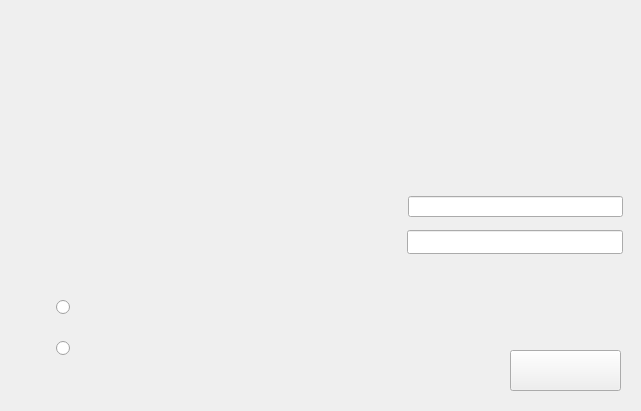
<?xml version="1.0" encoding="UTF-8"?>
<ui version="4.0">
 <class>MainWindow</class>
 <widget class="QMainWindow" name="MainWindow">
  <property name="geometry">
   <rect>
    <x>0</x>
    <y>0</y>
    <width>641</width>
    <height>411</height>
   </rect>
  </property>
  <property name="minimumSize">
   <size>
    <width>641</width>
    <height>411</height>
   </size>
  </property>
  <property name="maximumSize">
   <size>
    <width>641</width>
    <height>411</height>
   </size>
  </property>
  <property name="windowTitle">
   <string>MainWindow</string>
  </property>
  <property name="styleSheet">
   <string notr="true"/>
  </property>
  <widget class="QWidget" name="centralWidget">
   <widget class="QStackedWidget" name="stackedWidget">
    <property name="geometry">
     <rect>
      <x>0</x>
      <y>0</y>
      <width>651</width>
      <height>411</height>
     </rect>
    </property>
    <property name="styleSheet">
     <string notr="true"/>
    </property>
    <property name="currentIndex">
     <number>0</number>
    </property>
    <widget class="QWidget" name="Page1">
     <property name="styleSheet">
      <string notr="true"/>
     </property>
     <widget class="QLabel" name="label">
      <property name="geometry">
       <rect>
        <x>0</x>
        <y>0</y>
        <width>641</width>
        <height>411</height>
       </rect>
      </property>
      <property name="styleSheet">
       <string notr="true">border-image: url(:/Desktop/layouts/Inicial geral.jpg);</string>
      </property>
      <property name="text">
       <string>&lt;html&gt;&lt;head/&gt;&lt;body&gt;&lt;p&gt;&lt;br/&gt;&lt;/p&gt;&lt;p&gt;&lt;br/&gt;&lt;/p&gt;&lt;/body&gt;&lt;/html&gt;</string>
      </property>
     </widget>
     <widget class="QPushButton" name="confirmar1">
      <property name="geometry">
       <rect>
        <x>510</x>
        <y>350</y>
        <width>111</width>
        <height>41</height>
       </rect>
      </property>
      <property name="font">
       <font>
        <pointsize>12</pointsize>
       </font>
      </property>
      <property name="toolTip">
       <string>QPushButton {background: transparent;}</string>
      </property>
      <property name="styleSheet">
       <string notr="true">QPushButton {background: transparent;}rgb(255, 255, 255)</string>
      </property>
      <property name="text">
       <string/>
      </property>
     </widget>
     <widget class="QLineEdit" name="senha">
      <property name="geometry">
       <rect>
        <x>407</x>
        <y>230</y>
        <width>216</width>
        <height>24</height>
       </rect>
      </property>
      <property name="tabletTracking">
       <bool>true</bool>
      </property>
      <property name="echoMode">
       <enum>QLineEdit::Password</enum>
      </property>
     </widget>
     <widget class="QLineEdit" name="login">
      <property name="geometry">
       <rect>
        <x>408</x>
        <y>196</y>
        <width>215</width>
        <height>21</height>
       </rect>
      </property>
      <property name="tabletTracking">
       <bool>false</bool>
      </property>
     </widget>
     <widget class="QRadioButton" name="opGerente">
      <property name="geometry">
       <rect>
        <x>56</x>
        <y>299</y>
        <width>29</width>
        <height>16</height>
       </rect>
      </property>
      <property name="font">
       <font>
        <pointsize>12</pointsize>
       </font>
      </property>
      <property name="text">
       <string/>
      </property>
     </widget>
     <widget class="QRadioButton" name="opAtendente">
      <property name="geometry">
       <rect>
        <x>56</x>
        <y>340</y>
        <width>16</width>
        <height>16</height>
       </rect>
      </property>
      <property name="font">
       <font>
        <pointsize>12</pointsize>
       </font>
      </property>
      <property name="whatsThis">
       <string>&lt;html&gt;&lt;head/&gt;&lt;body&gt;&lt;p&gt;&lt;br/&gt;&lt;/p&gt;&lt;/body&gt;&lt;/html&gt;</string>
      </property>
      <property name="text">
       <string/>
      </property>
     </widget>
    </widget>
    <widget class="QWidget" name="Page2">
     <widget class="QLabel" name="label_4">
      <property name="geometry">
       <rect>
        <x>0</x>
        <y>0</y>
        <width>641</width>
        <height>411</height>
       </rect>
      </property>
      <property name="styleSheet">
       <string notr="true">border-image: url(:/Desktop/layouts/Inicial atendente.jpg);</string>
      </property>
      <property name="text">
       <string>&lt;html&gt;&lt;head/&gt;&lt;body&gt;&lt;p&gt;&lt;br/&gt;&lt;/p&gt;&lt;p&gt;&lt;br/&gt;&lt;/p&gt;&lt;/body&gt;&lt;/html&gt;</string>
      </property>
     </widget>
     <widget class="QRadioButton" name="cad_cliente">
      <property name="geometry">
       <rect>
        <x>46</x>
        <y>149</y>
        <width>82</width>
        <height>17</height>
       </rect>
      </property>
      <property name="text">
       <string/>
      </property>
     </widget>
     <widget class="QRadioButton" name="lista_clientes">
      <property name="geometry">
       <rect>
        <x>46</x>
        <y>187</y>
        <width>82</width>
        <height>17</height>
       </rect>
      </property>
      <property name="text">
       <string/>
      </property>
     </widget>
     <widget class="QRadioButton" name="diag">
      <property name="geometry">
       <rect>
        <x>46</x>
        <y>222</y>
        <width>82</width>
        <height>17</height>
       </rect>
      </property>
      <property name="text">
       <string/>
      </property>
     </widget>
     <widget class="QPushButton" name="confpg2">
      <property name="geometry">
       <rect>
        <x>510</x>
        <y>350</y>
        <width>111</width>
        <height>41</height>
       </rect>
      </property>
      <property name="font">
       <font>
        <pointsize>12</pointsize>
       </font>
      </property>
      <property name="toolTip">
       <string>QPushButton {background: transparent;}</string>
      </property>
      <property name="styleSheet">
       <string notr="true">QPushButton {background: transparent;}rgb(255, 255, 255)</string>
      </property>
      <property name="text">
       <string/>
      </property>
     </widget>
     <widget class="QPushButton" name="atenvoltar">
      <property name="geometry">
       <rect>
        <x>20</x>
        <y>350</y>
        <width>111</width>
        <height>41</height>
       </rect>
      </property>
      <property name="font">
       <font>
        <pointsize>12</pointsize>
       </font>
      </property>
      <property name="toolTip">
       <string>QPushButton {background: transparent;}</string>
      </property>
      <property name="styleSheet">
       <string notr="true">QPushButton {background: transparent;}rgb(255, 255, 255)</string>
      </property>
      <property name="text">
       <string/>
      </property>
     </widget>
    </widget>
    <widget class="QWidget" name="Page3">
     <widget class="QLabel" name="label_3">
      <property name="geometry">
       <rect>
        <x>0</x>
        <y>0</y>
        <width>641</width>
        <height>411</height>
       </rect>
      </property>
      <property name="styleSheet">
       <string notr="true">border-image: url(:/Desktop/layouts/op 1 - atendente.jpg);</string>
      </property>
      <property name="text">
       <string>TextLabel</string>
      </property>
     </widget>
     <widget class="QLineEdit" name="cli_nome">
      <property name="geometry">
       <rect>
        <x>104</x>
        <y>156</y>
        <width>216</width>
        <height>20</height>
       </rect>
      </property>
     </widget>
     <widget class="QLineEdit" name="cli_cpf">
      <property name="geometry">
       <rect>
        <x>107</x>
        <y>197</y>
        <width>212</width>
        <height>20</height>
       </rect>
      </property>
     </widget>
     <widget class="QLineEdit" name="cli_rg">
      <property name="geometry">
       <rect>
        <x>107</x>
        <y>239</y>
        <width>210</width>
        <height>20</height>
       </rect>
      </property>
     </widget>
     <widget class="QLineEdit" name="cli_contato">
      <property name="geometry">
       <rect>
        <x>105</x>
        <y>279</y>
        <width>211</width>
        <height>20</height>
       </rect>
      </property>
     </widget>
     <widget class="QPushButton" name="pushButton_2">
      <property name="geometry">
       <rect>
        <x>510</x>
        <y>350</y>
        <width>111</width>
        <height>41</height>
       </rect>
      </property>
      <property name="font">
       <font>
        <pointsize>12</pointsize>
       </font>
      </property>
      <property name="toolTip">
       <string>QPushButton {background: transparent;}</string>
      </property>
      <property name="styleSheet">
       <string notr="true">QPushButton {background: transparent;}rgb(255, 255, 255)</string>
      </property>
      <property name="text">
       <string/>
      </property>
     </widget>
     <widget class="QPushButton" name="pushButton">
      <property name="geometry">
       <rect>
        <x>20</x>
        <y>350</y>
        <width>111</width>
        <height>41</height>
       </rect>
      </property>
      <property name="font">
       <font>
        <pointsize>12</pointsize>
       </font>
      </property>
      <property name="toolTip">
       <string>QPushButton {background: transparent;}</string>
      </property>
      <property name="styleSheet">
       <string notr="true">QPushButton {background: transparent;}rgb(255, 255, 255)</string>
      </property>
      <property name="text">
       <string/>
      </property>
     </widget>
    </widget>
    <widget class="QWidget" name="Page4">
     <widget class="QLabel" name="label_5">
      <property name="geometry">
       <rect>
        <x>0</x>
        <y>0</y>
        <width>641</width>
        <height>411</height>
       </rect>
      </property>
      <property name="styleSheet">
       <string notr="true">border-image: url(:/Desktop/layouts/op 1.2 - atendente.jpg);</string>
      </property>
      <property name="text">
       <string/>
      </property>
     </widget>
     <widget class="QLineEdit" name="cli_carro">
      <property name="geometry">
       <rect>
        <x>153</x>
        <y>155</y>
        <width>141</width>
        <height>20</height>
       </rect>
      </property>
     </widget>
     <widget class="QLineEdit" name="car_marca">
      <property name="geometry">
       <rect>
        <x>154</x>
        <y>196</y>
        <width>138</width>
        <height>20</height>
       </rect>
      </property>
     </widget>
     <widget class="QLineEdit" name="car_placa">
      <property name="geometry">
       <rect>
        <x>155</x>
        <y>239</y>
        <width>136</width>
        <height>20</height>
       </rect>
      </property>
     </widget>
     <widget class="QLineEdit" name="car_ano">
      <property name="geometry">
       <rect>
        <x>157</x>
        <y>279</y>
        <width>133</width>
        <height>20</height>
       </rect>
      </property>
     </widget>
     <widget class="QPushButton" name="pushButton_4">
      <property name="geometry">
       <rect>
        <x>510</x>
        <y>350</y>
        <width>111</width>
        <height>41</height>
       </rect>
      </property>
      <property name="font">
       <font>
        <pointsize>12</pointsize>
       </font>
      </property>
      <property name="toolTip">
       <string>QPushButton {background: transparent;}</string>
      </property>
      <property name="styleSheet">
       <string notr="true">QPushButton {background: transparent;}rgb(255, 255, 255)</string>
      </property>
      <property name="text">
       <string/>
      </property>
     </widget>
     <widget class="QPushButton" name="pushButton_3">
      <property name="geometry">
       <rect>
        <x>20</x>
        <y>350</y>
        <width>121</width>
        <height>41</height>
       </rect>
      </property>
      <property name="font">
       <font>
        <pointsize>12</pointsize>
       </font>
      </property>
      <property name="toolTip">
       <string>QPushButton {background: transparent;}</string>
      </property>
      <property name="styleSheet">
       <string notr="true">QPushButton {background: transparent;}rgb(255, 255, 255)</string>
      </property>
      <property name="text">
       <string/>
      </property>
     </widget>
    </widget>
    <widget class="QWidget" name="Page5">
     <widget class="QLabel" name="label_9">
      <property name="geometry">
       <rect>
        <x>0</x>
        <y>0</y>
        <width>641</width>
        <height>411</height>
       </rect>
      </property>
      <property name="styleSheet">
       <string notr="true">border-image: url(:/Desktop/layouts/Clientes cadastrados 2.jpg);</string>
      </property>
      <property name="text">
       <string/>
      </property>
     </widget>
     <widget class="QTableView" name="cli_cadastrados">
      <property name="geometry">
       <rect>
        <x>30</x>
        <y>80</y>
        <width>391</width>
        <height>261</height>
       </rect>
      </property>
     </widget>
     <widget class="QPushButton" name="pushButton_6">
      <property name="geometry">
       <rect>
        <x>510</x>
        <y>350</y>
        <width>121</width>
        <height>41</height>
       </rect>
      </property>
      <property name="font">
       <font>
        <pointsize>12</pointsize>
       </font>
      </property>
      <property name="toolTip">
       <string>QPushButton {background: transparent;}</string>
      </property>
      <property name="styleSheet">
       <string notr="true">QPushButton {background: transparent;}rgb(255, 255, 255)</string>
      </property>
      <property name="text">
       <string/>
      </property>
     </widget>
     <widget class="QPushButton" name="pushButton_5">
      <property name="geometry">
       <rect>
        <x>20</x>
        <y>350</y>
        <width>121</width>
        <height>41</height>
       </rect>
      </property>
      <property name="font">
       <font>
        <pointsize>12</pointsize>
       </font>
      </property>
      <property name="toolTip">
       <string>QPushButton {background: transparent;}</string>
      </property>
      <property name="styleSheet">
       <string notr="true">QPushButton {background: transparent;}rgb(255, 255, 255)</string>
      </property>
      <property name="text">
       <string/>
      </property>
     </widget>
    </widget>
    <widget class="QWidget" name="Page6">
     <widget class="QLabel" name="label_11">
      <property name="geometry">
       <rect>
        <x>0</x>
        <y>0</y>
        <width>641</width>
        <height>411</height>
       </rect>
      </property>
      <property name="styleSheet">
       <string notr="true">border-image: url(:/Desktop/diag.jpg);</string>
      </property>
      <property name="text">
       <string/>
      </property>
     </widget>
     <widget class="QCheckBox" name="checkBox3">
      <property name="geometry">
       <rect>
        <x>44</x>
        <y>187</y>
        <width>68</width>
        <height>17</height>
       </rect>
      </property>
      <property name="text">
       <string/>
      </property>
     </widget>
     <widget class="QCheckBox" name="checkBox7">
      <property name="geometry">
       <rect>
        <x>364</x>
        <y>157</y>
        <width>70</width>
        <height>17</height>
       </rect>
      </property>
      <property name="text">
       <string/>
      </property>
     </widget>
     <widget class="QCheckBox" name="checkBox5">
      <property name="geometry">
       <rect>
        <x>44</x>
        <y>261</y>
        <width>70</width>
        <height>17</height>
       </rect>
      </property>
      <property name="text">
       <string/>
      </property>
     </widget>
     <widget class="QCheckBox" name="checkBox6">
      <property name="geometry">
       <rect>
        <x>365</x>
        <y>124</y>
        <width>70</width>
        <height>17</height>
       </rect>
      </property>
      <property name="text">
       <string/>
      </property>
     </widget>
     <widget class="QCheckBox" name="checkBox4">
      <property name="geometry">
       <rect>
        <x>43</x>
        <y>223</y>
        <width>70</width>
        <height>17</height>
       </rect>
      </property>
      <property name="text">
       <string/>
      </property>
     </widget>
     <widget class="QCheckBox" name="checkBox1">
      <property name="geometry">
       <rect>
        <x>43</x>
        <y>125</y>
        <width>70</width>
        <height>17</height>
       </rect>
      </property>
      <property name="text">
       <string/>
      </property>
      <property name="checked">
       <bool>false</bool>
      </property>
     </widget>
     <widget class="QCheckBox" name="checkBox2">
      <property name="geometry">
       <rect>
        <x>43</x>
        <y>154</y>
        <width>68</width>
        <height>17</height>
       </rect>
      </property>
      <property name="text">
       <string/>
      </property>
     </widget>
     <widget class="QCheckBox" name="checkBox8">
      <property name="geometry">
       <rect>
        <x>365</x>
        <y>192</y>
        <width>70</width>
        <height>17</height>
       </rect>
      </property>
      <property name="text">
       <string/>
      </property>
     </widget>
     <widget class="QCheckBox" name="checkBox9">
      <property name="geometry">
       <rect>
        <x>365</x>
        <y>230</y>
        <width>70</width>
        <height>17</height>
       </rect>
      </property>
      <property name="text">
       <string/>
      </property>
     </widget>
     <widget class="QCheckBox" name="checkBox10">
      <property name="geometry">
       <rect>
        <x>364</x>
        <y>266</y>
        <width>70</width>
        <height>17</height>
       </rect>
      </property>
      <property name="text">
       <string/>
      </property>
     </widget>
     <widget class="QPushButton" name="pushButton_15">
      <property name="geometry">
       <rect>
        <x>20</x>
        <y>350</y>
        <width>121</width>
        <height>41</height>
       </rect>
      </property>
      <property name="font">
       <font>
        <pointsize>12</pointsize>
       </font>
      </property>
      <property name="toolTip">
       <string>QPushButton {background: transparent;}</string>
      </property>
      <property name="styleSheet">
       <string notr="true">QPushButton {background: transparent;}rgb(255, 255, 255)</string>
      </property>
      <property name="text">
       <string/>
      </property>
     </widget>
     <widget class="QPushButton" name="pushButton_16">
      <property name="geometry">
       <rect>
        <x>500</x>
        <y>350</y>
        <width>121</width>
        <height>41</height>
       </rect>
      </property>
      <property name="font">
       <font>
        <pointsize>12</pointsize>
       </font>
      </property>
      <property name="toolTip">
       <string>QPushButton {background: transparent;}</string>
      </property>
      <property name="styleSheet">
       <string notr="true">QPushButton {background: transparent;}rgb(255, 255, 255)</string>
      </property>
      <property name="text">
       <string/>
      </property>
     </widget>
     <zorder>label_11</zorder>
     <zorder>checkBox3</zorder>
     <zorder>checkBox7</zorder>
     <zorder>checkBox5</zorder>
     <zorder>checkBox6</zorder>
     <zorder>checkBox4</zorder>
     <zorder>checkBox2</zorder>
     <zorder>checkBox1</zorder>
     <zorder>checkBox8</zorder>
     <zorder>checkBox9</zorder>
     <zorder>checkBox10</zorder>
     <zorder>pushButton_15</zorder>
     <zorder>pushButton_16</zorder>
    </widget>
    <widget class="QWidget" name="Page7">
     <widget class="QWidget" name="layoutWidget">
      <property name="geometry">
       <rect>
        <x>80</x>
        <y>145</y>
        <width>241</width>
        <height>256</height>
       </rect>
      </property>
      <layout class="QVBoxLayout" name="verticalLayout">
       <item>
        <widget class="QLabel" name="label_12">
         <property name="styleSheet">
          <string notr="true">font: 14pt &quot;MS Shell Dlg 2&quot;;</string>
         </property>
         <property name="text">
          <string>&lt;html&gt;&lt;head/&gt;&lt;body&gt;&lt;p&gt;&lt;br/&gt;&lt;/p&gt;&lt;/body&gt;&lt;/html&gt;</string>
         </property>
        </widget>
       </item>
       <item>
        <widget class="QLabel" name="label_13">
         <property name="styleSheet">
          <string notr="true">font: 14pt &quot;MS Shell Dlg 2&quot;;</string>
         </property>
         <property name="text">
          <string>&lt;html&gt;&lt;head/&gt;&lt;body&gt;&lt;p&gt;&lt;br/&gt;&lt;/p&gt;&lt;/body&gt;&lt;/html&gt;</string>
         </property>
        </widget>
       </item>
       <item>
        <widget class="QLabel" name="label_14">
         <property name="styleSheet">
          <string notr="true">font: 14pt &quot;MS Shell Dlg 2&quot;;</string>
         </property>
         <property name="text">
          <string>&lt;html&gt;&lt;head/&gt;&lt;body&gt;&lt;p&gt;&lt;br/&gt;&lt;/p&gt;&lt;/body&gt;&lt;/html&gt;</string>
         </property>
        </widget>
       </item>
       <item>
        <widget class="QLabel" name="label_15">
         <property name="styleSheet">
          <string notr="true">font: 14pt &quot;MS Shell Dlg 2&quot;;</string>
         </property>
         <property name="text">
          <string>&lt;html&gt;&lt;head/&gt;&lt;body&gt;&lt;p&gt;&lt;br/&gt;&lt;/p&gt;&lt;/body&gt;&lt;/html&gt;</string>
         </property>
        </widget>
       </item>
       <item>
        <widget class="QLabel" name="label_16">
         <property name="styleSheet">
          <string notr="true">font: 14pt &quot;MS Shell Dlg 2&quot;;</string>
         </property>
         <property name="text">
          <string>&lt;html&gt;&lt;head/&gt;&lt;body&gt;&lt;p&gt;&lt;br/&gt;&lt;/p&gt;&lt;/body&gt;&lt;/html&gt;</string>
         </property>
        </widget>
       </item>
      </layout>
     </widget>
     <widget class="QLabel" name="label_22">
      <property name="geometry">
       <rect>
        <x>0</x>
        <y>0</y>
        <width>641</width>
        <height>411</height>
       </rect>
      </property>
      <property name="styleSheet">
       <string notr="true">border-image: url(:/Desktop/vvv.jpg);</string>
      </property>
      <property name="text">
       <string/>
      </property>
     </widget>
     <widget class="QPushButton" name="pushButton_17">
      <property name="geometry">
       <rect>
        <x>20</x>
        <y>350</y>
        <width>121</width>
        <height>41</height>
       </rect>
      </property>
      <property name="font">
       <font>
        <pointsize>12</pointsize>
       </font>
      </property>
      <property name="toolTip">
       <string>QPushButton {background: transparent;}</string>
      </property>
      <property name="styleSheet">
       <string notr="true">QPushButton {background: transparent;}rgb(255, 255, 255)</string>
      </property>
      <property name="text">
       <string/>
      </property>
     </widget>
     <widget class="QLabel" name="label_17">
      <property name="geometry">
       <rect>
        <x>360</x>
        <y>150</y>
        <width>219</width>
        <height>31</height>
       </rect>
      </property>
      <property name="styleSheet">
       <string notr="true">font: 14pt &quot;MS Shell Dlg 2&quot;;</string>
      </property>
      <property name="text">
       <string>TextLabel</string>
      </property>
     </widget>
     <widget class="QLabel" name="label_18">
      <property name="geometry">
       <rect>
        <x>360</x>
        <y>180</y>
        <width>211</width>
        <height>31</height>
       </rect>
      </property>
      <property name="styleSheet">
       <string notr="true">font: 14pt &quot;MS Shell Dlg 2&quot;;</string>
      </property>
      <property name="text">
       <string>TextLabel</string>
      </property>
     </widget>
     <widget class="QLabel" name="label_19">
      <property name="geometry">
       <rect>
        <x>360</x>
        <y>220</y>
        <width>219</width>
        <height>31</height>
       </rect>
      </property>
      <property name="styleSheet">
       <string notr="true">font: 14pt &quot;MS Shell Dlg 2&quot;;</string>
      </property>
      <property name="text">
       <string>TextLabel</string>
      </property>
     </widget>
     <widget class="QLabel" name="label_20">
      <property name="geometry">
       <rect>
        <x>360</x>
        <y>260</y>
        <width>211</width>
        <height>31</height>
       </rect>
      </property>
      <property name="styleSheet">
       <string notr="true">font: 14pt &quot;MS Shell Dlg 2&quot;;</string>
      </property>
      <property name="text">
       <string>TextLabel</string>
      </property>
     </widget>
     <widget class="QTableView" name="tableView">
      <property name="geometry">
       <rect>
        <x>70</x>
        <y>130</y>
        <width>531</width>
        <height>221</height>
       </rect>
      </property>
     </widget>
     <widget class="QLabel" name="label_21">
      <property name="geometry">
       <rect>
        <x>360</x>
        <y>300</y>
        <width>211</width>
        <height>31</height>
       </rect>
      </property>
      <property name="styleSheet">
       <string notr="true">font: 14pt &quot;MS Shell Dlg 2&quot;;</string>
      </property>
      <property name="text">
       <string>TextLabel</string>
      </property>
     </widget>
     <zorder>label_22</zorder>
     <zorder>tableView</zorder>
     <zorder>layoutWidget</zorder>
     <zorder>pushButton_17</zorder>
     <zorder>label_17</zorder>
     <zorder>label_19</zorder>
     <zorder>label_18</zorder>
     <zorder>label_20</zorder>
     <zorder>label_21</zorder>
    </widget>
    <widget class="QWidget" name="Page8">
     <widget class="QLabel" name="label_7">
      <property name="geometry">
       <rect>
        <x>0</x>
        <y>0</y>
        <width>641</width>
        <height>411</height>
       </rect>
      </property>
      <property name="styleSheet">
       <string notr="true">border-image: url(:/Desktop/layouts/Inicial gerente.jpg);</string>
      </property>
      <property name="text">
       <string/>
      </property>
     </widget>
     <widget class="QRadioButton" name="cad_ate">
      <property name="geometry">
       <rect>
        <x>46</x>
        <y>149</y>
        <width>82</width>
        <height>17</height>
       </rect>
      </property>
      <property name="text">
       <string/>
      </property>
     </widget>
     <widget class="QRadioButton" name="lista_ate">
      <property name="geometry">
       <rect>
        <x>46</x>
        <y>187</y>
        <width>82</width>
        <height>17</height>
       </rect>
      </property>
      <property name="text">
       <string/>
      </property>
     </widget>
     <widget class="QRadioButton" name="mostra_est">
      <property name="geometry">
       <rect>
        <x>47</x>
        <y>222</y>
        <width>82</width>
        <height>17</height>
       </rect>
      </property>
      <property name="text">
       <string/>
      </property>
     </widget>
     <widget class="QPushButton" name="pushButton_8">
      <property name="geometry">
       <rect>
        <x>510</x>
        <y>350</y>
        <width>121</width>
        <height>41</height>
       </rect>
      </property>
      <property name="font">
       <font>
        <pointsize>12</pointsize>
       </font>
      </property>
      <property name="toolTip">
       <string>QPushButton {background: transparent;}</string>
      </property>
      <property name="styleSheet">
       <string notr="true">QPushButton {background: transparent;}rgb(255, 255, 255)</string>
      </property>
      <property name="text">
       <string/>
      </property>
     </widget>
     <widget class="QPushButton" name="pushButton_7">
      <property name="geometry">
       <rect>
        <x>20</x>
        <y>350</y>
        <width>121</width>
        <height>41</height>
       </rect>
      </property>
      <property name="font">
       <font>
        <pointsize>12</pointsize>
       </font>
      </property>
      <property name="toolTip">
       <string>QPushButton {background: transparent;}</string>
      </property>
      <property name="styleSheet">
       <string notr="true">QPushButton {background: transparent;}rgb(255, 255, 255)</string>
      </property>
      <property name="text">
       <string/>
      </property>
     </widget>
    </widget>
    <widget class="QWidget" name="Page9">
     <widget class="QLabel" name="label_2">
      <property name="geometry">
       <rect>
        <x>0</x>
        <y>0</y>
        <width>641</width>
        <height>411</height>
       </rect>
      </property>
      <property name="styleSheet">
       <string notr="true">border-image: url(:/Desktop/layouts/op 1 - gerente.jpg);</string>
      </property>
      <property name="text">
       <string/>
      </property>
     </widget>
     <widget class="QLineEdit" name="at_nome">
      <property name="geometry">
       <rect>
        <x>106</x>
        <y>157</y>
        <width>211</width>
        <height>20</height>
       </rect>
      </property>
     </widget>
     <widget class="QLineEdit" name="at_cpf">
      <property name="geometry">
       <rect>
        <x>107</x>
        <y>197</y>
        <width>211</width>
        <height>20</height>
       </rect>
      </property>
     </widget>
     <widget class="QLineEdit" name="at_rg">
      <property name="geometry">
       <rect>
        <x>107</x>
        <y>238</y>
        <width>211</width>
        <height>20</height>
       </rect>
      </property>
     </widget>
     <widget class="QLineEdit" name="at_contato">
      <property name="geometry">
       <rect>
        <x>107</x>
        <y>279</y>
        <width>212</width>
        <height>20</height>
       </rect>
      </property>
     </widget>
     <widget class="QPushButton" name="gervoltar">
      <property name="geometry">
       <rect>
        <x>20</x>
        <y>350</y>
        <width>121</width>
        <height>41</height>
       </rect>
      </property>
      <property name="font">
       <font>
        <pointsize>12</pointsize>
       </font>
      </property>
      <property name="toolTip">
       <string>QPushButton {background: transparent;}</string>
      </property>
      <property name="styleSheet">
       <string notr="true">QPushButton {background: transparent;}rgb(255, 255, 255)</string>
      </property>
      <property name="text">
       <string/>
      </property>
     </widget>
     <widget class="QPushButton" name="pushButton_9">
      <property name="geometry">
       <rect>
        <x>510</x>
        <y>350</y>
        <width>121</width>
        <height>41</height>
       </rect>
      </property>
      <property name="font">
       <font>
        <pointsize>12</pointsize>
       </font>
      </property>
      <property name="toolTip">
       <string>QPushButton {background: transparent;}</string>
      </property>
      <property name="styleSheet">
       <string notr="true">QPushButton {background: transparent;}rgb(255, 255, 255)</string>
      </property>
      <property name="text">
       <string/>
      </property>
     </widget>
    </widget>
    <widget class="QWidget" name="Page10">
     <widget class="QLabel" name="label_6">
      <property name="geometry">
       <rect>
        <x>0</x>
        <y>0</y>
        <width>641</width>
        <height>411</height>
       </rect>
      </property>
      <property name="styleSheet">
       <string notr="true">border-image: url(:/Desktop/piu.jpg);</string>
      </property>
      <property name="text">
       <string>TextLabel</string>
      </property>
     </widget>
     <widget class="QLineEdit" name="at_login">
      <property name="geometry">
       <rect>
        <x>175</x>
        <y>160</y>
        <width>211</width>
        <height>20</height>
       </rect>
      </property>
     </widget>
     <widget class="QLineEdit" name="at_senha">
      <property name="geometry">
       <rect>
        <x>174</x>
        <y>205</y>
        <width>211</width>
        <height>20</height>
       </rect>
      </property>
      <property name="echoMode">
       <enum>QLineEdit::Password</enum>
      </property>
     </widget>
     <widget class="QPushButton" name="pushButton_10">
      <property name="geometry">
       <rect>
        <x>510</x>
        <y>360</y>
        <width>121</width>
        <height>41</height>
       </rect>
      </property>
      <property name="font">
       <font>
        <pointsize>12</pointsize>
       </font>
      </property>
      <property name="toolTip">
       <string>QPushButton {background: transparent;}</string>
      </property>
      <property name="styleSheet">
       <string notr="true">QPushButton {background: transparent;}rgb(255, 255, 255)</string>
      </property>
      <property name="text">
       <string/>
      </property>
     </widget>
     <widget class="QPushButton" name="pushButton_11">
      <property name="geometry">
       <rect>
        <x>20</x>
        <y>360</y>
        <width>121</width>
        <height>41</height>
       </rect>
      </property>
      <property name="font">
       <font>
        <pointsize>12</pointsize>
       </font>
      </property>
      <property name="toolTip">
       <string>QPushButton {background: transparent;}</string>
      </property>
      <property name="styleSheet">
       <string notr="true">QPushButton {background: transparent;}rgb(255, 255, 255)</string>
      </property>
      <property name="text">
       <string/>
      </property>
     </widget>
     <widget class="QLineEdit" name="at_senha_confirmar">
      <property name="geometry">
       <rect>
        <x>172</x>
        <y>247</y>
        <width>211</width>
        <height>20</height>
       </rect>
      </property>
      <property name="echoMode">
       <enum>QLineEdit::Password</enum>
      </property>
     </widget>
    </widget>
    <widget class="QWidget" name="Page11">
     <widget class="QLabel" name="label_8">
      <property name="geometry">
       <rect>
        <x>0</x>
        <y>0</y>
        <width>641</width>
        <height>411</height>
       </rect>
      </property>
      <property name="styleSheet">
       <string notr="true">border-image: url(:/Desktop/Atendentes cadastrados novo.jpg);</string>
      </property>
      <property name="text">
       <string/>
      </property>
     </widget>
     <widget class="QPushButton" name="pushButton_12">
      <property name="geometry">
       <rect>
        <x>500</x>
        <y>350</y>
        <width>121</width>
        <height>41</height>
       </rect>
      </property>
      <property name="font">
       <font>
        <pointsize>12</pointsize>
       </font>
      </property>
      <property name="toolTip">
       <string>QPushButton {background: transparent;}</string>
      </property>
      <property name="styleSheet">
       <string notr="true">QPushButton {background: transparent;}rgb(255, 255, 255)</string>
      </property>
      <property name="text">
       <string/>
      </property>
     </widget>
     <widget class="QPushButton" name="pushButton_13">
      <property name="geometry">
       <rect>
        <x>10</x>
        <y>350</y>
        <width>121</width>
        <height>41</height>
       </rect>
      </property>
      <property name="font">
       <font>
        <pointsize>12</pointsize>
       </font>
      </property>
      <property name="toolTip">
       <string>QPushButton {background: transparent;}</string>
      </property>
      <property name="styleSheet">
       <string notr="true">QPushButton {background: transparent;}rgb(255, 255, 255)</string>
      </property>
      <property name="text">
       <string/>
      </property>
     </widget>
     <widget class="QTableView" name="at_cadastrados">
      <property name="geometry">
       <rect>
        <x>30</x>
        <y>80</y>
        <width>371</width>
        <height>261</height>
       </rect>
      </property>
     </widget>
     <zorder>label_8</zorder>
     <zorder>pushButton_13</zorder>
     <zorder>at_cadastrados</zorder>
     <zorder>pushButton_12</zorder>
    </widget>
    <widget class="QWidget" name="Page12">
     <widget class="QLabel" name="label_10">
      <property name="geometry">
       <rect>
        <x>0</x>
        <y>0</y>
        <width>641</width>
        <height>411</height>
       </rect>
      </property>
      <property name="styleSheet">
       <string notr="true">border-image: url(:/Desktop/Estoque  novo.jpg);</string>
      </property>
      <property name="text">
       <string/>
      </property>
     </widget>
     <widget class="QPushButton" name="pushButton_14">
      <property name="geometry">
       <rect>
        <x>20</x>
        <y>350</y>
        <width>121</width>
        <height>41</height>
       </rect>
      </property>
      <property name="font">
       <font>
        <pointsize>12</pointsize>
       </font>
      </property>
      <property name="toolTip">
       <string>QPushButton {background: transparent;}</string>
      </property>
      <property name="styleSheet">
       <string notr="true">QPushButton {background: transparent;}rgb(255, 255, 255)</string>
      </property>
      <property name="text">
       <string/>
      </property>
     </widget>
     <widget class="QTableView" name="estoque">
      <property name="geometry">
       <rect>
        <x>160</x>
        <y>120</y>
        <width>321</width>
        <height>221</height>
       </rect>
      </property>
     </widget>
    </widget>
    <widget class="QWidget" name="page">
     <widget class="QLabel" name="label_23">
      <property name="geometry">
       <rect>
        <x>180</x>
        <y>170</y>
        <width>51</width>
        <height>16</height>
       </rect>
      </property>
      <property name="text">
       <string>TextLabel</string>
      </property>
     </widget>
    </widget>
   </widget>
  </widget>
 </widget>
 <layoutdefault spacing="6" margin="11"/>
 <resources/>
 <connections/>
</ui>
